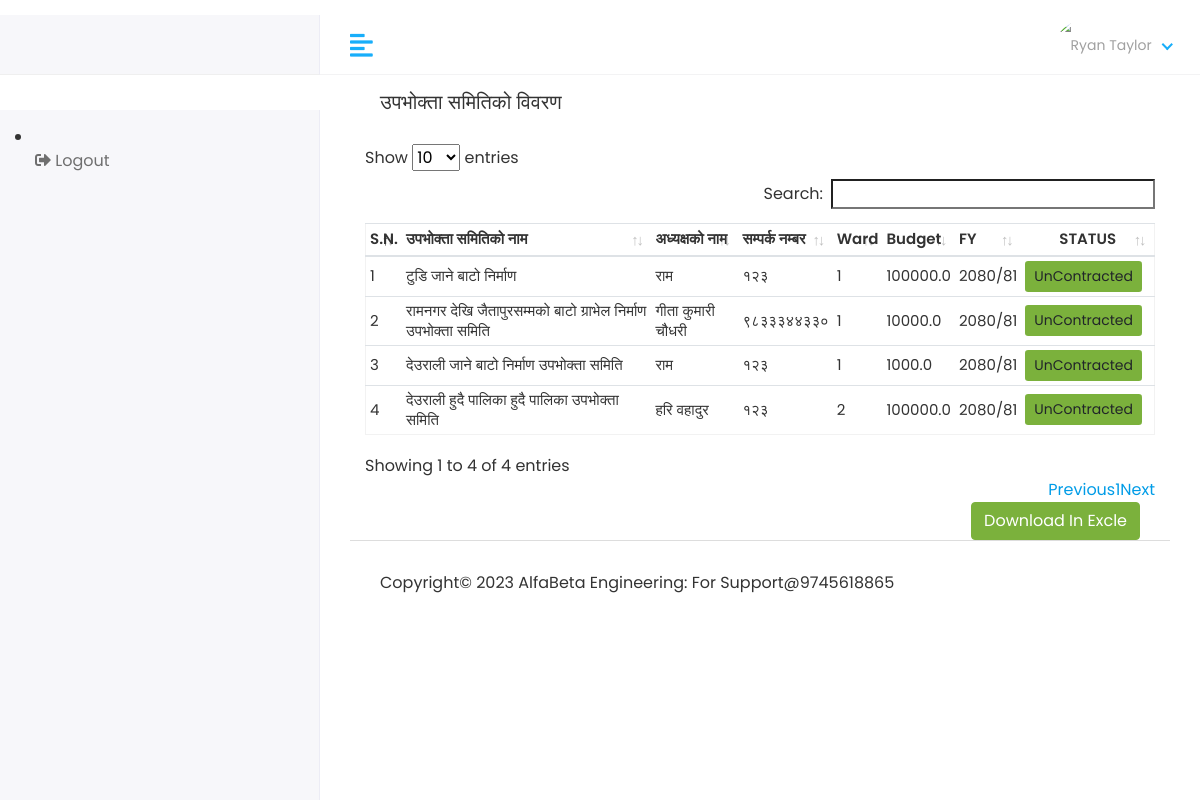
/View/UserCommittee, run on the app's committed database.
### accounts/models.py (models this page shows, shortened)
class UserCommitte(models.Model):
    project = models.OneToOneField(Project, on_delete=models.CASCADE)
    formation_date =  models.DateField(null=True)
    name = models.CharField(max_length=250)
    chairman_name = models.CharField(max_length=250)
    chairman_citizenship = models.CharField(max_length=250, null=True)
    chairman_mobile = models.CharField(max_length=250, null=True)
    secretary_name = models.CharField(max_length=250)
    secretary_citizenship = models.CharField(max_length=250, null=True)
    secretary_mobile = models.CharField(max_length=250, null=True)
    treasurer_name = models.CharField(max_length=250)
    treasurer_citizenship = models.CharField(max_length=250, null=True)
    treasurer_mobile = models.CharField(max_length=250, null=True)
    status = models.IntegerField(default=0,null=True)
    member1 = models.CharField(max_length=250,null=True)
    member2 = models.CharField(max_length=250,null=True)
    member3 = models.CharField(max_length=250,null=True)
    member4 = models.CharField(max_length=250,null=True)

class Project(models.Model):
    fiscalyear = models.ForeignKey(CurrentFiscalYear, on_delete=models.CASCADE, null=True)
    name = models.CharField(max_length=250)
    ward = models.ForeignKey(Ward, on_delete=models.CASCADE, null=True)
    procurement_type = models.ForeignKey(Procurement_Type, on_delete=models.CASCADE, null=True)
    budget_type = models.ForeignKey(Budget_Type, on_delete=models.CASCADE, null=True)
    address = models.CharField(max_length=250)
    budget = models.FloatField()
    status = models.IntegerField(default=0)
    start_date = models.DateField(blank=True, null=True)
    accomplish_date = models.DateField(blank=True, null=True)
    extended_date = models.DateField(blank=True, null=True)

class Ward(models.Model):
    name = models.CharField(max_length=250)
    chairperson = models.CharField(max_length=250, null = True)

class CurrentFiscalYear(models.Model):
    fiscal_year = models.ForeignKey(FiscalYear, on_delete=models.CASCADE)

class FiscalYear(models.Model):
    name = models.CharField(max_length=100)
    def __str__(self):
        return self.name

### planningsoftware/views.py (the view)
# urls.py: path('View/UserCommittee', views.VIEW_USERCOMMITTEE, name='view_usercommittee'),
def VIEW_USERCOMMITTEE(request):
    usercommittee = UserCommitte.objects.all()
    context = {
        "usercommittee":usercommittee
    }
    return render(request,"Open/view_usercommittee.html",context)

### templates/Open/view_usercommittee.html (shortened to what this page needs)
{% extends 'base.html'%} {% block content %}
<div class="content container-fluid">
  <div class="page-header">
    <div class="col">
      <h5>उपभोक्ता समितिको विवरण</h5>
    </div>
  </div>
  <div class="row">
    <div class="col-sm-12">
      <div class="table-responsive">
        <table
          id="table_id"
          class="table table-hover table-center table-sm mb-0"
        >
          <thead>
            <tr>
              <th>S.N.</th>
              <th>उपभोक्ता समितिको नाम</th>
              <th>अध्यक्षको नाम</th>
              <th>सम्पर्क नम्बर</th>
              <th>Ward</th>
              <th>Budget</th>
              <th>FY</th>
              <th class="text-center">STATUS</th>
            </tr>
          </thead>
          <tbody>
            {% for i in usercommittee %}
            <tr>
              <td>{{ forloop.counter }}</td>
              <td>{{ i.name }}</td>
              <td>{{ i.chairman_name }}</td>
              <td>{{ i.chairman_mobile }}</td>
              <td>{{ i.project.ward.name }}</td>
              <td>{{ i.project.budget }}</td>
              <td>{{ i.project.fiscalyear.fiscal_year }}</td>
              <td class="text-right">
                {% if i.status == 0 %}
                <a href="" class="btn btn-sm bg-success mr-2">UnContracted </a>
                {% elif i.status == 1 %}
                <a href="" class="btn btn-sm bg-success mr-2"> cotracted </a>
                {% else %}
                <a href="" class="btn btn-sm bg-success mr-2"> Paid </a>
                {% endif%}
              </td>
            </tr>
            {% endfor %}
          </tbody>
        </table>
        <div class="col d-flex justify-content-end">
          <a href="">
            <button class="btn btn-success">Download In Excle</button>
          </a>
        </div>
      </div>
    </div>
  </div>
</div>
{% endblock %}

### static/assets/css/style.css (style rules this page uses)
html { height: 100%; }
body { background-color: #fff; color: #333; font-family: 'Poppins', sans-serif; font-size: 1rem; height: 100%; line-height: 1.5; overflow-x: hidden; }
h1, h2, h3, h4, h5, h6 { font-family: 'Poppins', sans-serif; margin-top: 0; }
a { color: #009ce7; }
input, button, a { transition: all 0.4s ease; -moz-transition: all 0.4s ease; -o-transition: all 0.4s ease; -ms-transition: all 0.4s ease; -webkit-transition: all 0.4s ease; }
input, input:focus, button, button:focus { outline: none; }
.table { color: #333; max-width: 100%; margin-bottom: 0; width: 100%; }
.table.dataTable { border-collapse: collapse !important; border: 1px solid rgba(0, 0, 0, 0.05); }
.table thead tr th { font-weight: 600; }
.table tbody tr { border-bottom: 1px solid rgba(0, 0, 0, 0.05); }
.table.table-center td, .table.table-center th { vertical-align: middle; }
.bg-success, .badge-success { background-color: #7bb13c !important; }
.btn-success { background-color: #7bb13c; border: 1px solid #7bb13c }
.page-header { margin-bottom: 1.875rem; }

### templates/base.html (style rules this page uses)
table tbody tr { height: 20px !important; font-size: 16px !important; line-height: 20px !important; }
th { white-space: normal; }
#table_id th, td,tr { font-size: 15px; }
#table_id th, #table_id td { padding: 4px; }

### data on the page
UserCommitte: name "टुडि जाने बाटो निर्माण", chairman_name "राम", chairman_mobile "१२३", project.ward.name "1", project.budget "100000.0", project.fiscalyear.fiscal_year "2080/81", status "UnContracted"
UserCommitte: name "रामनगर देखि जैतापुरसम्मको बाटो ग्राभेल निर्माण उपभोक्ता समिति", chairman_name "गीता कुमारी चौधरी", chairman_mobile "९८३३३४४३३०", project.ward.name "1", project.budget "10000.0", project.fiscalyear.fiscal_year "2080/81", status "UnContracted"
UserCommitte: name "देउराली जाने बाटो निर्माण उपभोक्ता समिति", chairman_name "राम", chairman_mobile "१२३", project.ward.name "1", project.budget "1000.0", project.fiscalyear.fiscal_year "2080/81", status "UnContracted"
UserCommitte: name "देउराली हुदै पालिका हुदै पालिका उपभोक्ता समिति", chairman_name "हरि वहादुर", chairman_mobile "१२३", project.ward.name "2", project.budget "100000.0", project.fiscalyear.fiscal_year "2080/81", status "UnContracted"
